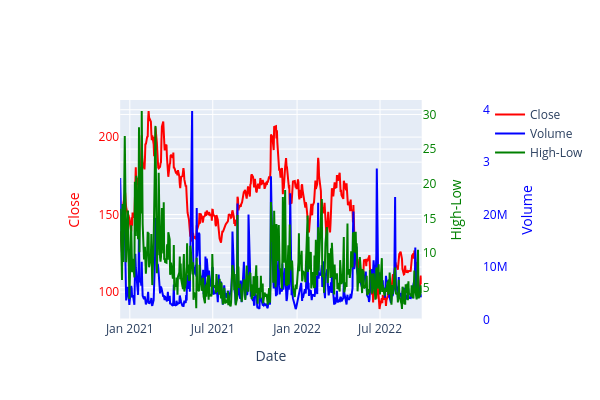

The notebook cell saved with this chart:
### Code cell
import plotly.graph_objects as go
fig = make_subplots()
fig.add_trace(
    go.Scatter(
        x=df_abnb['Date'], y=df_abnb['Close']
        ,name = 'Close', mode='lines'
        ,yaxis='y', line={'color':'red'}
    ) #1번째 축
)
fig.add_trace(
    go.Scatter(
        x=df_abnb['Date'], y=df_abnb['Volume']
        ,name = 'Volume', mode='lines'
        ,yaxis='y2', line={'color':'blue'}
    ) #2번째 축
)
fig.add_trace(
    go.Scatter(
    x=df_abnb['Date'], y=df_abnb['High-Low']
    ,name = 'High-Low', mode='lines'
    ,yaxis='y3', line={'color':'green'}    
    ) #3번째 축
)

fig.update_layout(
    yaxis = dict(title='Close'),
    yaxis2 = dict(title='Volume', side='right', overlaying='y', anchor='free', position=1),
    yaxis3 = dict(title='High-Low', side='right', overlaying='y', anchor='x'),
    xaxis = dict(title='Date', domain=[.1, .85]),
    width=600, height=400
)
fig.layout.yaxis.color = 'red'
fig.layout.yaxis2.color = 'blue'
fig.layout.yaxis3.color = 'green'

fig.show()

### Figure 1 — Plotly figure (JSON) as saved in the notebook; plotly's stock layout.template omitted (floating-point values rounded to 4 significant figures; data arrays with more than 128 entries replaced by an {"elided": "..."} marker saying what was removed)
{"data": [{"line": {"color": "red"}, "mode": "lines", "name": "Close", "type": "scatter", "x": {"elided": "454 str values"}, "y": {"elided": "454 float values"}, "yaxis": "y"}, {"line": {"color": "blue"}, "mode": "lines", "name": "Volume", "type": "scatter", "x": {"elided": "454 str values"}, "y": {"elided": "454 int values"}, "yaxis": "y2"}, {"line": {"color": "green"}, "mode": "lines", "name": "High-Low", "type": "scatter", "x": {"elided": "454 str values"}, "y": {"elided": "454 float values"}, "yaxis": "y3"}], "layout": {"height": 400, "width": 600, "xaxis": {"anchor": "y", "domain": [0.1, 0.85], "title": {"text": "Date"}}, "yaxis": {"anchor": "x", "color": "red", "domain": [0, 1], "title": {"text": "Close"}}, "yaxis2": {"anchor": "free", "color": "blue", "overlaying": "y", "position": 1, "side": "right", "title": {"text": "Volume"}}, "yaxis3": {"anchor": "x", "color": "green", "overlaying": "y", "side": "right", "title": {"text": "High-Low"}}}}
